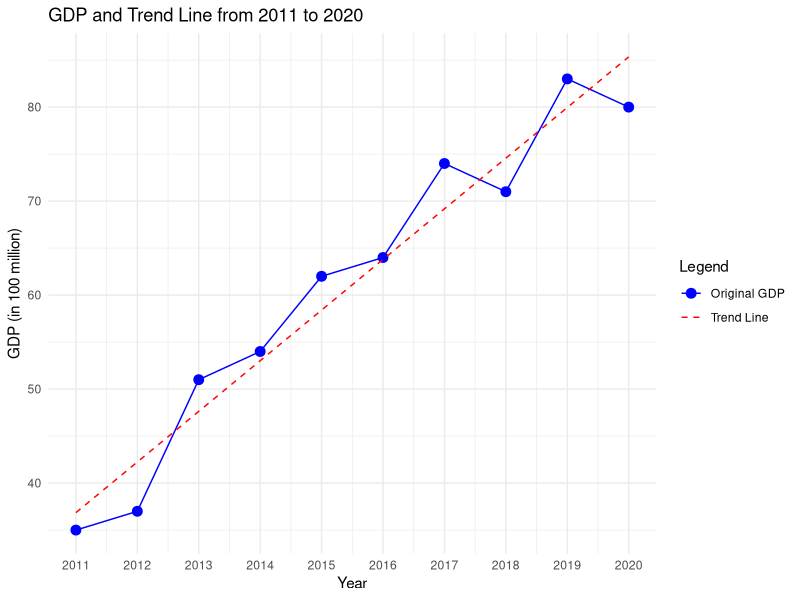
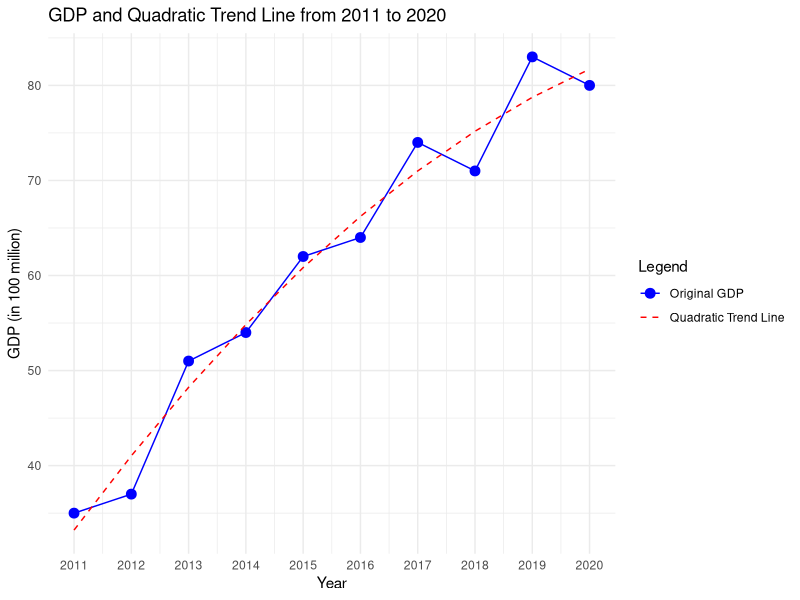
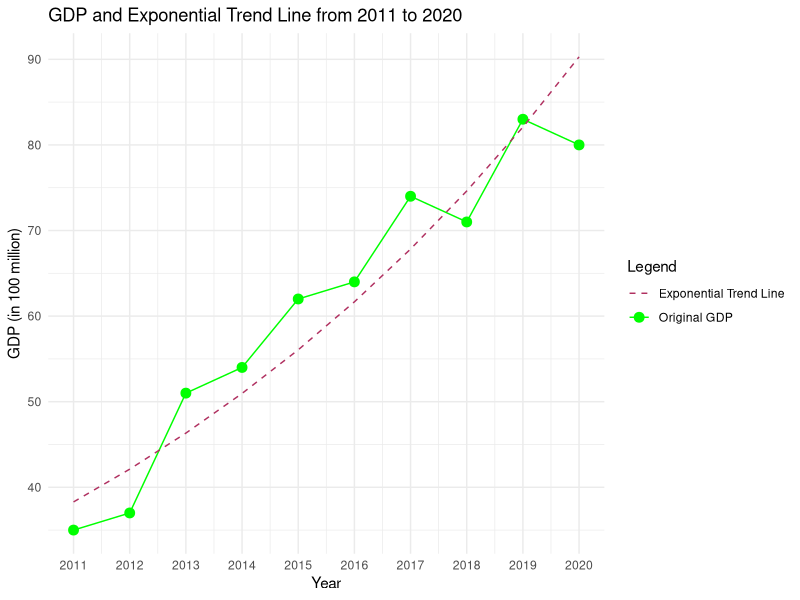
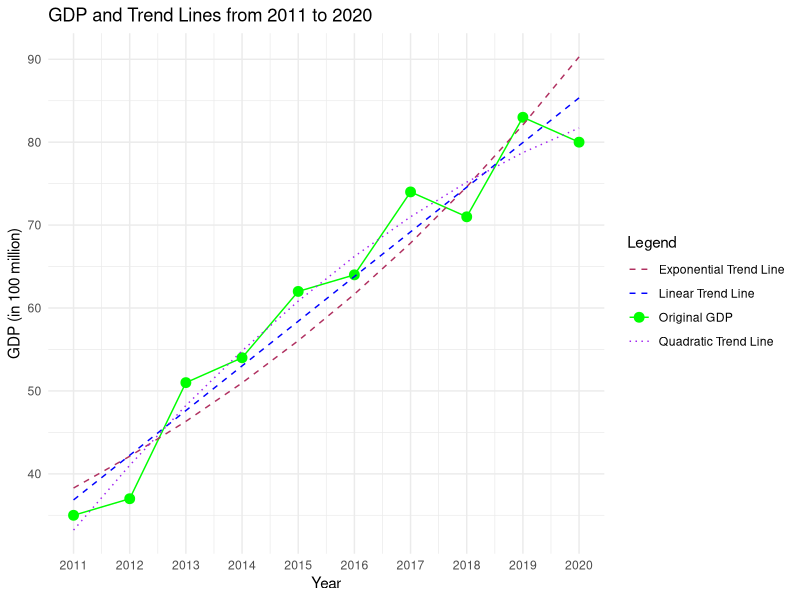
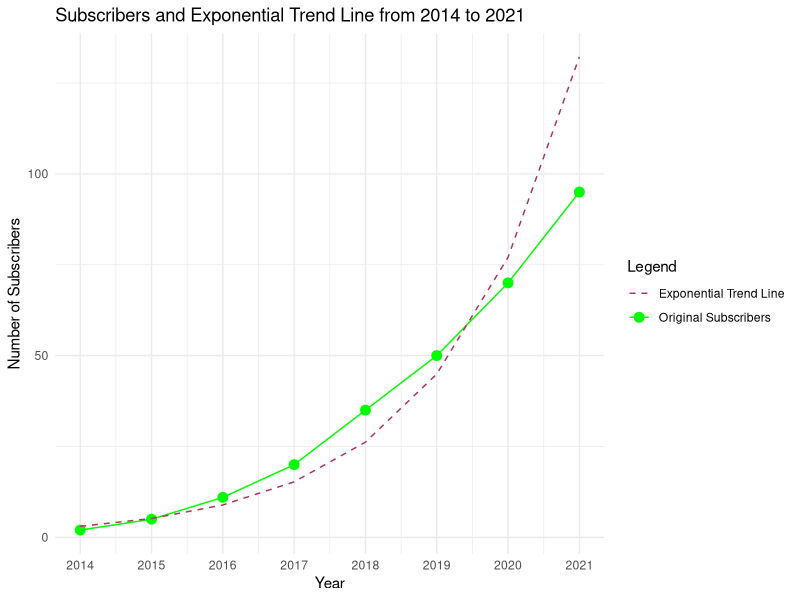

These charts were generated, in order, by the following R code:
## ---- chunk 1
knitr::opts_chunk$set(echo = TRUE)
## ---- chunk 2
# Load the ggplot2 package
library(ggplot2)

# Define the data
year <- 2011:2020
GDP_Yt <- c(35, 37, 51, 54, 62, 64, 74, 71, 83, 80)

# Total of GDP_Yt
total_Yt <- sum(GDP_Yt)

# Number of observations
n <- length(year)

# Calculate the mean year to center the data around zero
mean_year <- mean(year)

# Find the values of Xt
Xt <- year - mean_year

# Find the values of XtYt
XtYt <- Xt * GDP_Yt
total_XtYt <- sum(XtYt)

# Find the values of X^2t
X_2t <- Xt^2
total_X_2t <- sum(X_2t)

# Calculate beta_1 (slope) and beta_0 (intercept)
B_1 <- total_XtYt / total_X_2t
B_0 <- mean(GDP_Yt)

# Generate trend values (Y_hat)
Y_hat_1 <- B_0 + B_1 * Xt

# Create a data frame for the values
data <- data.frame(year, GDP_Yt, Xt, XtYt, X_2t, Y_hat_1)

# Print the final data frame
print(data)

# Plot the original GDP values and the trend line with legend
ggplot(data, aes(x = year)) +
  geom_point(aes(y = GDP_Yt, color = "Original GDP"), size = 3) +
  geom_line(aes(y = GDP_Yt, color = "Original GDP")) +
  geom_line(aes(y = Y_hat_1, color = "Trend Line"), linetype = "dashed") +
  scale_color_manual(values = c("Original GDP" = "blue", "Trend Line" = "red")) +
  labs(title = "GDP and Trend Line from 2011 to 2020",
       x = "Year",
       y = "GDP (in 100 million)",
       color = "Legend") +
  theme_minimal() +
  scale_x_continuous(breaks = seq(2011, 2020, 1), limits = c(2011, 2020))




## ---- chunk 3
# Find the errors:
errors<-GDP_Yt-Y_hat_1

# Add the errors to the data frame
data <- data.frame(year, GDP_Yt, Y_hat_1, errors)
data
## ---- chunk 4
# Define the year for prediction
year_pred <- 2022

# Calculate the mean year to center the data around zero
mean_year <- mean(year)
mean_year

# Calculate the Xt for the prediction year
Xt_pred <- year_pred - mean_year

# Generate the predicted GDP for 2022 using the trend line model
GDP_pred_2022 <- B_0 + B_1 * Xt_pred

# Print the predicted GDP for 2022
cat("The predicted value for the country's GDP for 2022 is:", GDP_pred_2022)

## ---- chunk 5
# Calculate the values of the x^2tyt
x_2t_yt<-((Xt)^2)*GDP_Yt
total_x_2t_yt<-sum(x_2t_yt)

# Calculate the values of (xt)^3
X_3t<-(Xt)^3
total_X_3t<-sum(X_3t)

# Calculate the values of(xt)^4
X_4t<-(Xt)^4
total_X_4t<-sum(X_4t)

#Use the following to find the values of beta_0, beta_1 and beta_2
#sum_y_hat<-n * B_0 + B_1 * Xt + B_2 * X_2t
#sum_Xt_Yt<- B_0 * sum(Xt) + B_1 * sum(X_2t) + B_2 * sum(X_3t)
#sum_x_2t_yt<-B_0 * sum(X_2t) + B_1 * sum(X_3t) + B_2 * sum(X_4t)

# Create the normal equation matrix and vector
A <- matrix(c(
  n, sum(Xt), sum(X_2t),
  sum(Xt), sum(X_2t), sum(X_3t),
  sum(X_2t), sum(X_3t), sum(X_4t)
), nrow = 3, byrow = TRUE)
A

b <- c(total_Yt, total_XtYt, total_x_2t_yt)

# Solve for the coefficients
coefficients <- solve(A, b)

# Extract coefficients
B_0_2 <- coefficients[1]
B_1_2 <- coefficients[2]
B_2_2 <- coefficients[3]

# Generate trend values (Y_hat)
Y_hat_2 <- B_0_2 + B_1_2 * Xt + B_2_2 * X_2t 

# Create a data frame for the values
data <- data.frame(year, GDP_Yt, Xt, XtYt, X_2t,x_2t_yt,X_3t,X_4t,Y_hat_2 )
data

# Plot the original GDP values and the quadratic trend line with legend
ggplot(data, aes(x = year)) +
  geom_point(aes(y = GDP_Yt, color = "Original GDP"), size = 3) +
  geom_line(aes(y = GDP_Yt, color = "Original GDP")) +
  geom_line(aes(y = Y_hat_2, color = "Quadratic Trend Line"), linetype = "dashed") +
  scale_color_manual(values = c("Original GDP" = "blue", "Quadratic Trend Line" = "red")) +
  labs(title = "GDP and Quadratic Trend Line from 2011 to 2020",
       x = "Year",
       y = "GDP (in 100 million)",
       color = "Legend") +
  theme_minimal() +
  scale_x_continuous(breaks = seq(2011, 2020, 1), limits = c(2011, 2020))
## ---- chunk 6
# Calculate the forecast errors:
errors_1<-GDP_Yt-Y_hat_2
errors_1

# Add the errors to the original data
data <- data.frame(year, GDP_Yt, Y_hat_2, errors_1)
data
## ---- chunk 7
# Define the year for prediction
year_pred <- 2022

# Calculate the mean year to center the data around zero
mean_year <- mean(year)
mean_year

# Calculate the Xt for the prediction year
Xt_pred <- year_pred - mean_year

# Calculate the X_2t prediction
X_2t_pred <-(year_pred - mean_year)^2

# Generate the predicted GDP for 2022 using the trend line model
GDP_pred_2022 <- B_0_2 + B_1_2 * Xt_pred + B_2_2 * X_2t_pred 

# Print the predicted GDP for 2022
cat("The predicted value for the country's GDP for 2022 is:", GDP_pred_2022)

## ---- chunk 8
library(ggplot2)

# Define the data
year <- c(2011, 2012, 2013, 2014, 2015, 2016, 2017, 2018, 2019, 2020)
GDP_Yt <- c(35, 37, 51, 54, 62, 64, 74, 71, 83, 80)

# Calculate Xt and Zt
mean_year <- mean(year)
Xt <- year - mean_year
Zt <- log(GDP_Yt)

# Calculate B_0 and B_1
n <- length(year)
a <- sum(Zt) / n
B_0 <- exp(a)
X_2t <- Xt^2
B_1 <- sum(Xt * Zt) / sum(X_2t)

# Calculate yt
yt <- B_0 * exp(B_1 * Xt)

# Create dataframe
df <- data.frame(year, GDP_Yt, Xt, yt)
df

# Plot the original GDP values and the exponential trend line with legend
ggplot(df, aes(x = year)) +
  geom_point(aes(y = GDP_Yt, color = "Original GDP"), size = 3) +
  geom_line(aes(y = GDP_Yt, color = "Original GDP")) +
  geom_line(aes(y = yt, color = "Exponential Trend Line"), linetype = "dashed") +
  scale_color_manual(values = c("Original GDP" = "green", "Exponential Trend Line" = "maroon")) +
  labs(title = "GDP and Exponential Trend Line from 2011 to 2020",
       x = "Year",
       y = "GDP (in 100 million)",
       color = "Legend") +
  theme_minimal() +
  scale_x_continuous(breaks = seq(2011, 2020, 1), limits = c(2011, 2020))


## ---- chunk 9
# Define the year for prediction
year_pred <- 2022

# Calculate the mean year to center the data around zero
mean_year <- mean(year)
mean_year

# Calculate the Xt for the prediction year
Xt_pred <- year_pred - mean_year

# Generate the predicted GDP for 2022 using the trend line model
GDP_pred_2022 <- B_0 * exp(B_1 * Xt_pred)

# Print the predicted GDP for 2022
cat("The predicted value for the country's GDP for 2022 is:", GDP_pred_2022)

## ---- chunk 10
# Calculate the forecast errors:
errors_1<-GDP_Yt-yt
errors_1

# Add the errors to the original data
data <- data.frame(year, GDP_Yt, yt, errors_1)
data

## ---- chunk 11

# Plot the original GDP values and the trend lines with legend
ggplot(df, aes(x = year)) +
  geom_point(aes(y = GDP_Yt, color = "Original GDP"), size = 3) +
  geom_line(aes(y = GDP_Yt, color = "Original GDP")) +
  geom_line(aes(y = yt, color = "Exponential Trend Line"), linetype = "dashed") +
  geom_line(aes(y = Y_hat_1, color = "Linear Trend Line"), linetype = "dashed") +
  geom_line(aes(y = Y_hat_2, color = "Quadratic Trend Line"), linetype = "dotted") +
  scale_color_manual(values = c("Original GDP" = "green", 
                                "Exponential Trend Line" = "maroon", 
                                "Linear Trend Line" = "blue",
                                "Quadratic Trend Line" = "purple")) +
  labs(title = "GDP and Trend Lines from 2011 to 2020",
       x = "Year",
       y = "GDP (in 100 million)",
       color = "Legend") +
  theme_minimal() +
  scale_x_continuous(breaks = seq(2011, 2020, 1), limits = c(2011, 2020))

## ---- chunk 12
# Load necessary library
library(ggplot2)

# Define the data
years <- c(2014, 2015, 2016, 2017, 2018, 2019, 2020, 2021)
Subscribers <- c(2, 5, 11, 20, 35, 50, 70, 95)

# Calculate Xt and XtYt
Xt <- years - mean(years)
XtYt <- Xt * Subscribers
Xt_2 <- Xt^2

n <- length(Subscribers)

# Calculate Zt (natural logarithm of Subscribers)
Zt <- log(Subscribers)
Xt_Zt <- Xt * Zt

# Calculate the values of a, B_0, B_1 and yt
a <- sum(Zt) / n
B_0 <- exp(a)

B_1 <- sum(Xt_Zt) / sum(Xt_2)

yt <- B_0 * exp(B_1 * Xt)

# Create a dataframe
df <- data.frame(
  years = years, 
  Subscribers = Subscribers, 
  Xt = Xt,
  XtYt = XtYt, 
  Zt = Zt, 
  Xt_2 = Xt_2,
  Xt_Zt = Xt_Zt,
  yt = yt
)
print(df)

# Plot the original Subscribers values and the exponential trend line with legend
ggplot(df, aes(x = years)) +
  geom_point(aes(y = Subscribers, color = "Original Subscribers"), size = 3) +
  geom_line(aes(y = Subscribers, color = "Original Subscribers")) +
  geom_line(aes(y = yt, color = "Exponential Trend Line"), linetype = "dashed") +
  scale_color_manual(values = c("Original Subscribers" = "green", "Exponential Trend Line" = "maroon")) +
  labs(
    title = "Subscribers and Exponential Trend Line from 2014 to 2021",
    x = "Year",
    y = "Number of Subscribers",
    color = "Legend"
  ) +
  theme_minimal() +
  scale_x_continuous(breaks = seq(2014, 2021, 1), limits = c(2014, 2021))

## ---- chunk 13
# Calculate the forecast errors:
errors_3<-Subscribers-yt
errors_3

# Add the errors to the original data
data <- data.frame(years, Subscribers, yt, errors_3)
data

## ---- chunk 14
# Define the year for prediction
years_pred <- 2024

# Calculate the mean year to center the data around zero
mean_years <- mean(years)
mean_years

# Calculate the Xt for the prediction year
Xt_pred <- years_pred - mean_years

# Generate the predicted Number of subscribers for 2024 using the trend line model
Sub_pred_2024 <- B_0 * exp(B_1 * Xt_pred)

# Print the predicted GDP for 2022
cat("The predicted value for the Number of subscribers for 2024 is:", Sub_pred_2024)
